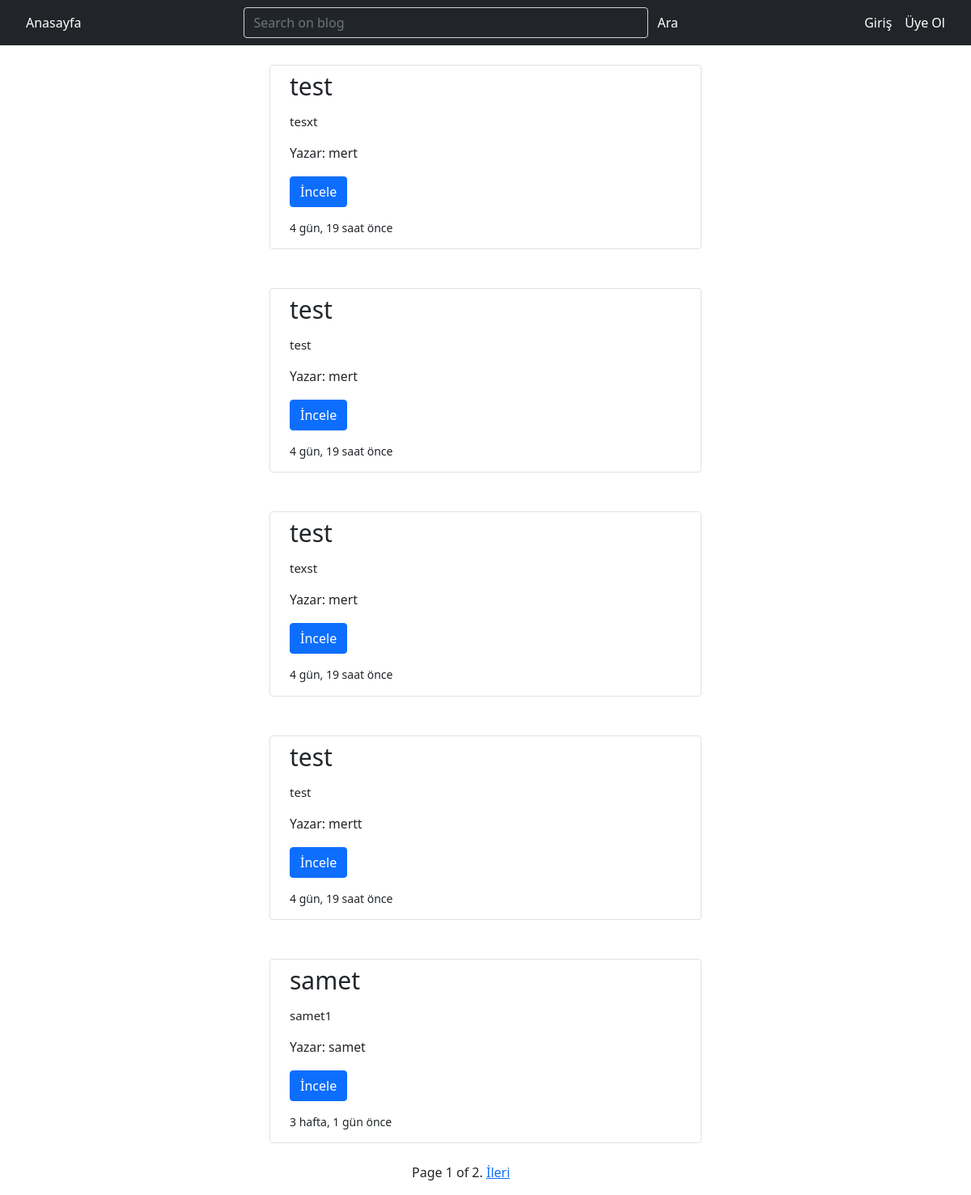
The page / on the database its author committed.
### post/models.py (models this page shows, shortened)
class Post(models.Model):
    user = models.ForeignKey('auth.User', verbose_name='Yazar', on_delete=models.CASCADE, related_name='posts')
    title = models.CharField(max_length=200, verbose_name="Başlık")
    content = RichTextField(max_length=1000, verbose_name="İçerik")
    publishing_date = models.DateTimeField(verbose_name="Yayınlanma Tarihi", auto_now_add=True)
    image = models.FileField(null=True, blank=True)
    slug = models.SlugField(unique=True, editable=False, max_length=130)
    class Meta:
        ordering = ['-publishing_date']
    def get_absolute_url(self):
        return reverse('post:detail', kwargs={'slug': self.slug})

### post/views.py (the view)
# urls.py: path('', post_index),
def post_index(request):
    post_list = Post.objects.all()
    query = request.GET.get('q')
    if query:
        post_list = post_list.filter(
            Q(title__icontains=query) |
            Q(content__icontains=query) |
            Q(user__username__icontains=query)
        ).distinct()
    paginator = Paginator(post_list, 5)
    page = request.GET.get('page')
    try:
        posts = paginator.page(page)
    except PageNotAnInteger:
        posts = paginator.page(1)
    except EmptyPage:
        contacts = paginator.page(paginator.num_pages)
    return render(request, "post/index.html", {'posts': posts})

### templates/post/index.html (shortened to what this page needs)
{% extends 'base.html' %}
{% block body %}
    <div class="container">
        <div class="row">
            {% for post in posts %}
            <div class="col-md-6 offset-3 my-4">
                <div class="img-thumbnail px-4 py-2">
                    <div class="caption">
                        <h3 style="font-size: 30px">{{post.title}}</h3>
                        <h1 style="font-size:15px">{{ post.content|safe|linebreaks|truncatechars:150 }}</h1>
                        <p style="font-size: large"><small>Yazar: {{ post.user.get_username }}</small></p>
                        <p><a href="{{ post.get_absolute_url }}" class="btn btn-primary" role="button">İncele</a>
                        <h3 style="font-size: medium"><small>{{ post.publishing_date|timesince }} önce</small></h3>
                    </div>
                </div>
            </div>
            {% endfor %}
            <div class="row">
                <div class="col-md-6 offset-5 ">
                    <nav aria-label="page navigator">
                        <ul class="pagination">
                            <div class="pagination">
                             <span class="step-links">
                                 <span class="current">
                Page {{ posts.number }} of {{ posts.paginator.num_pages }}.
            </span>
                                 {% if posts.has_next %}
                                     <a href="?page={{ posts.next_page_number }}{% if request.GET.q %}&={{ request.GET.q }}{% endif %}">İleri</a>
                                 {% endif %}
                                 </span>
                            </div>
                        </ul>
                    </nav>
                </div>
            </div>
        </div>
    </div>
{% endblock %}

### rows shown on the page
Post: title "test", content "tesxt", user.get_username "mert", publishing_date "4 gün, 19 saat"
Post: title "test", content "test", user.get_username "mert", publishing_date "4 gün, 19 saat"
Post: title "test", content "texst", user.get_username "mert", publishing_date "4 gün, 19 saat"
Post: title "test", content "test", user.get_username "mertt", publishing_date "4 gün, 19 saat"
Post: title "samet", content "samet1", user.get_username "samet", publishing_date "3 hafta, 1 gün"

### other values the page prints
{{ posts.number }} "1"
{{ posts.paginator.num_pages }} "2"
